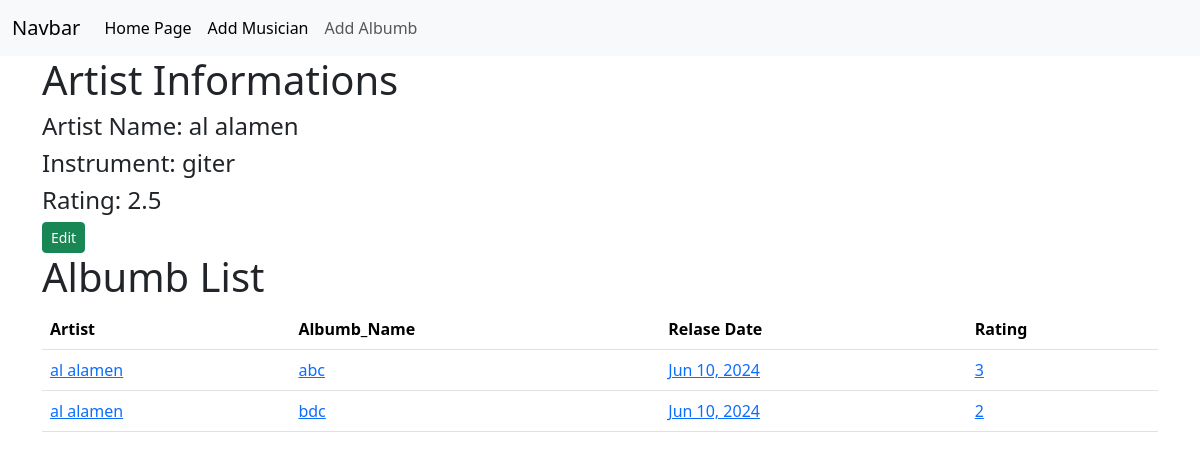
The page /customer/albumblist1/ on the database its author committed.
### firstapp/models.py (models this page shows, shortened)
class Musician(models.Model):
    first_name = models.CharField(max_length=100)
    last_name = models.CharField(max_length=100)
    instrument = models.CharField(max_length=500)
    def __str__(self) :
        return self.first_name + " "+ self.last_name

class Album(models.Model):
    artist = models.ForeignKey(Musician, on_delete=models.CASCADE)
    name = models.CharField(max_length=100)
    relase_date = models.DateField()
    rating = (
        (1, "worst"),
        (2,'good'),
        (3, 'better'),
        (4,'best'),
        (5,'Excellent'),
    )
    nums_strs = models.IntegerField(choices=rating)

### firstapp/views.py (the view)
# urls.py: path('albumblist<int:artist_id>/',views.albumb_list,name='albumblist'),
def albumb_list(request, artist_id):
    musician_info = models.Musician.objects.get(pk=artist_id)
    albumb_list = models.Album.objects.filter(artist_id=artist_id).order_by('name','relase_date')
    artist_rating = models.Album.objects.aggregate(Avg('nums_strs'))
    diction = {'title' : 'albumb_list' , 'musician_info':musician_info, 'albumb_list':albumb_list,"artist_rating":artist_rating}
    return render(request, 'firstapp/albumblist.html' ,context=diction)

### templates/firstapp/albumblist.html
{% extends 'firstapp/base.html' %}
{% load static %}
{% block block_body %}
<h1>Artist Informations</h1>
<h4>Artist Name: {{musician_info.first_name}} {{musician_info.last_name}}<h4>
<h4>Instrument: {{musician_info.instrument}}</h4>
<h4>Rating: {{artist_rating.nums_strs__avg}}</h4>
<a href="{% url 'firstapp:edit_artist' artist_id=musician_info.id %}" class="btn btn-success btn-sm">Edit</a>
<h1>Albumb List</h1>
<table class = "table table-borderd" >
    <tr>
        <th>Artist</th>
        <th>Albumb_Name</th>
        <th>Relase Date</th>
        <th>Rating</th>
    </tr>
    {% for item in albumb_list %}
        <tr>
            <td><a href="{% url 'firstapp:edit_albumb' albumb_id=item.id %}">{{item.artist}}</a></td>
            <td><a href="{% url 'firstapp:edit_albumb' albumb_id=item.id %}">{{item.name}}</a></td>
            <td><a href="{% url 'firstapp:edit_albumb' albumb_id=item.id %}">{{item.relase_date | date:'M d, Y'}}</a></td>
            <td><a href="{% url 'firstapp:edit_albumb' albumb_id=item.id %}">{{item.nums_strs}}</a></td>
        </tr>
    {% endfor %}
</table>
{% endblock block_body %}

### rows shown on the page
Musician: first_name "al", last_name "alamen", instrument "giter"
Album: artist "al alamen", name "abc", relase_date "Jun 10, 2024", nums_strs "3"
Album: artist "al alamen", name "bdc", relase_date "Jun 10, 2024", nums_strs "2"

### other values the page prints
{{ artist_rating.nums_strs__avg }} "2.5"
